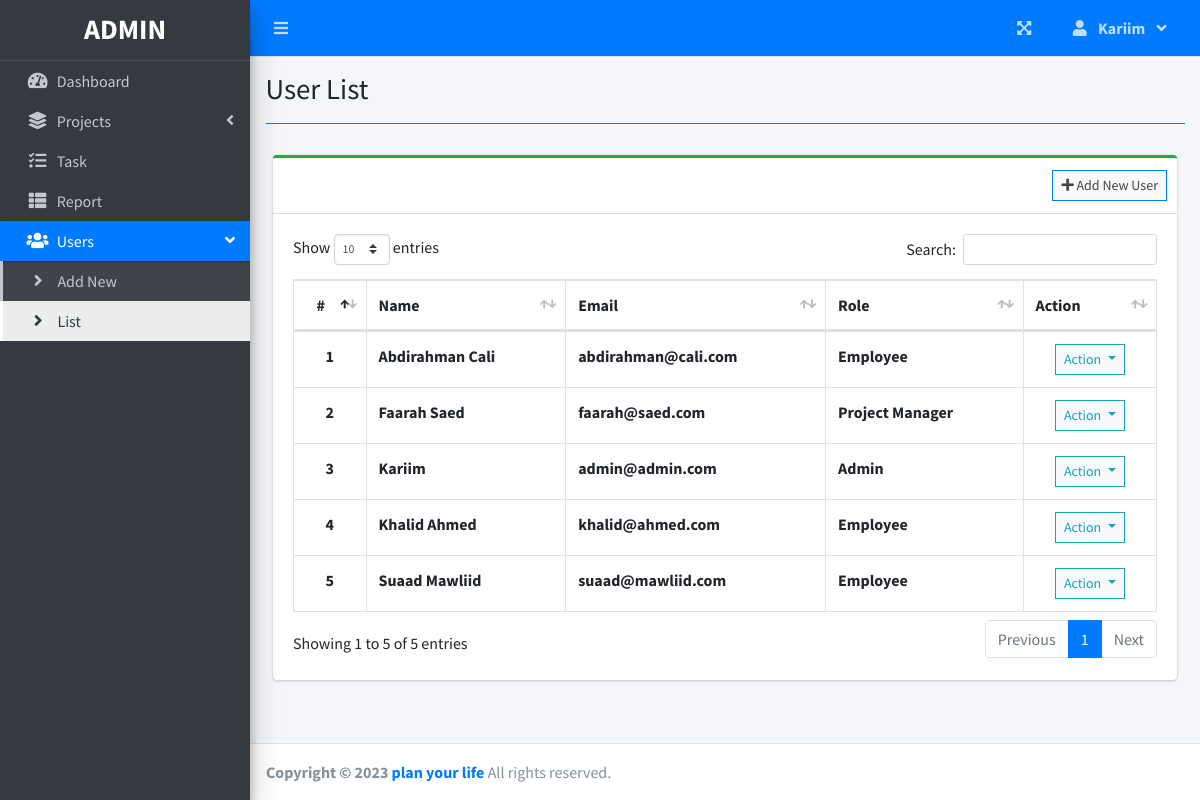
The page /index.php?page=user_list (signed in) on the database its author committed.
### tables this page shows
CREATE TABLE `users` (
  `id` int(30) NOT NULL,
  `firstname` varchar(200) NOT NULL,
  `lastname` varchar(200) NOT NULL,
  `email` varchar(200) NOT NULL,
  `password` text NOT NULL,
  `type` tinyint(1) NOT NULL DEFAULT 2 COMMENT '1 = admin, 2 = staff',
  `avatar` text NOT NULL DEFAULT 'no-image-available.png',
  `date_created` datetime NOT NULL DEFAULT current_timestamp()
);

### user_list.php (the view, shortened to what this page needs)
<?php include'db_connect.php' ?>
<div class="col-lg-12">
	<div class="card card-outline card-success">
		<div class="card-header">
			<div class="card-tools">
				<a class="btn btn-block btn-sm btn-default btn-flat border-primary" href="./index.php?page=new_user"><i class="fa fa-plus"></i> Add New User</a>
			</div>
		</div>
		<div class="card-body">
			<table class="table tabe-hover table-bordered" id="list">
				<thead>
					<tr>
						<th class="text-center">#</th>
						<th>Name</th>
						<th>Email</th>
						<th>Role</th>
						<th>Action</th>
					</tr>
				</thead>
				<tbody>
					<?php
					$i = 1;
					$type = array('',"Admin","Project Manager","Employee");
					$qry = $conn->query("SELECT *,concat(firstname,' ',lastname) as name FROM users order by concat(firstname,' ',lastname) asc");
					while($row= $qry->fetch_assoc()):
					?>
					<tr>
						<th class="text-center"><?php echo $i++ ?></th>
						<td><b><?php echo ucwords($row['name']) ?></b></td>
						<td><b><?php echo $row['email'] ?></b></td>
						<td><b><?php echo $type[$row['type']] ?></b></td>
						<td class="text-center">
							<button type="button" class="btn btn-default btn-sm btn-flat border-info wave-effect text-info dropdown-toggle" data-toggle="dropdown" aria-expanded="true">
		                      Action
		                    </button>
						</td>
					</tr>
				<?php endwhile; ?>
				</tbody>
			</table>
		</div>
	</div>
</div>

### index.php (shortened to what this page needs)
<!DOCTYPE html>
<html lang="en">
<?php
	include 'header.php'
?>
<body class="hold-transition sidebar-mini layout-fixed layout-navbar-fixed layout-footer-fixed">
<div class="wrapper">
  <?php include 'topbar.php' ?>
  <?php include 'sidebar.php' ?>
  <div class="content-wrapper">
    <div class="content-header">
      <div class="container-fluid">
        <div class="row mb-2">
          <div class="col-sm-6">
            <h1 class="m-0"><?php echo $title ?></h1>
          </div>
        </div>
            <hr class="border-primary">
      </div>
    </div>
    <section class="content">
      <div class="container-fluid">
         <?php
            $page = isset($_GET['page']) ? $_GET['page'] : 'home';
            if(!file_exists($page.".php")){
                include '404.html';
            }else{
            include $page.'.php';
            }
          ?>
      </div>
    </section>
  </div>
  <footer class="main-footer">
    <strong>Copyright &copy; 2023 <a href="https://www.campcodes.com/">plan your life</a></strong>
    All rights reserved.
  </footer>
</div>
</body>
</html>

### header.php (shortened to what this page needs)
<head>
  <?php
  $title = isset($_GET['page']) ? ucwords(str_replace("_", ' ', $_GET['page'])) : "Home";
  ?>
  <link rel="stylesheet" href="assets/plugins/fontawesome-free/css/all.min.css">
  <link rel="stylesheet" href="assets/plugins/overlayScrollbars/css/OverlayScrollbars.min.css">
  <link rel="stylesheet" href="assets/plugins/datatables-bs4/css/dataTables.bootstrap4.min.css">
  <link rel="stylesheet" href="assets/plugins/datatables-responsive/css/responsive.bootstrap4.min.css">
  <link rel="stylesheet" href="assets/plugins/datatables-buttons/css/buttons.bootstrap4.min.css">
  <link rel="stylesheet" href="assets/plugins/select2/css/select2.min.css">
  <link rel="stylesheet" href="assets/plugins/select2-bootstrap4-theme/select2-bootstrap4.min.css">
  <link rel="stylesheet" href="assets/plugins/sweetalert2-theme-bootstrap-4/bootstrap-4.min.css">
  <link rel="stylesheet" href="assets/plugins/toastr/toastr.min.css">
  <link rel="stylesheet" href="assets/plugins/dropzone/min/dropzone.min.css">
  <link rel="stylesheet" href="assets/dist/css/jquery.datetimepicker.min.css">
  <link rel="stylesheet" href="assets/plugins/icheck-bootstrap/icheck-bootstrap.min.css">
  <link rel="stylesheet" href="assets/plugins/bootstrap4-toggle/css/bootstrap4-toggle.min.css">
  <link rel="stylesheet" href="assets/dist/css/adminlte.min.css">
  <link rel="stylesheet" href="assets/dist/css/styles.css">
  <link rel="stylesheet" href="assets/plugins/summernote/summernote-bs4.min.css">
</head>

### topbar.php (shortened to what this page needs)
<nav class="main-header navbar navbar-expand navbar-primary navbar-dark ">
  <ul class="navbar-nav">
    <?php if(isset($_SESSION['login_id'])): ?>
    <li class="nav-item">
      <a class="nav-link" data-widget="pushmenu" href="" role="button"><i class="fas fa-bars"></i></a>
    </li>
  <?php endif; ?>
    <li>
      <a class="nav-link text-white"  href="./" role="button"> <large><b><?php echo $_SESSION['system']['name'] ?></b></large></a>
    </li>
  </ul>
  <ul class="navbar-nav ml-auto">
    <li class="nav-item">
      <a class="nav-link" data-widget="fullscreen" href="#" role="button">
        <i class="fas fa-expand-arrows-alt"></i>
      </a>
    </li>
   <li class="nav-item dropdown">
          <a class="nav-link"  data-toggle="dropdown" aria-expanded="true" href="javascript:void(0)">
            <span>
              <div class="d-felx badge-pill">
                <span class="fa fa-user mr-2"></span>
                <span><b><?php echo ucwords($_SESSION['login_firstname']) ?></b></span>
                <span class="fa fa-angle-down ml-2"></span>
              </div>
            </span>
          </a>
    </li>
  </ul>
</nav>

### sidebar.php (shortened to what this page needs)
<aside class="main-sidebar sidebar-dark-primary elevation-4">
  <div class="dropdown">
 	<a href="./" class="brand-link">
      <?php if($_SESSION['login_type'] == 1): ?>
      <h3 class="text-center p-0 m-0"><b>ADMIN</b></h3>
      <?php else: ?>
      <h3 class="text-center p-0 m-0"><b>USER</b></h3>
      <?php endif; ?>
  </a>
  </div>
  <div class="sidebar pb-4 mb-4">
    <nav class="mt-2">
      <ul class="nav nav-pills nav-sidebar flex-column nav-flat" data-widget="treeview" role="menu" data-accordion="false">
        <li class="nav-item dropdown">
          <a href="./" class="nav-link nav-home">
            <i class="nav-icon fas fa-tachometer-alt"></i>
            <p>
              Dashboard
            </p>
          </a>
        </li>
        <li class="nav-item">
          <a href="#" class="nav-link nav-edit_project nav-view_project">
            <i class="nav-icon fas fa-layer-group"></i>
            <p>
              Projects
              <i class="right fas fa-angle-left"></i>
            </p>
          </a>
        </li>
        <li class="nav-item">
              <a href="./index.php?page=task_list" class="nav-link nav-task_list">
                <i class="fas fa-tasks nav-icon"></i>
                <p>Task</p>
              </a>
        </li>
        <?php if($_SESSION['login_type'] != 3): ?>
         <li class="nav-item">
              <a href="./index.php?page=reports" class="nav-link nav-reports">
                <i class="fas fa-th-list nav-icon"></i>
                <p>Report</p>
              </a>
        </li>
        <?php endif; ?>
        <?php if($_SESSION['login_type'] == 1): ?>
        <li class="nav-item">
          <a href="#" class="nav-link nav-edit_user">
            <i class="nav-icon fas fa-users"></i>
            <p>
              Users
              <i class="right fas fa-angle-left"></i>
            </p>
          </a>
          <ul class="nav nav-treeview">
            <li class="nav-item">
              <a href="./index.php?page=new_user" class="nav-link nav-new_user tree-item">
                <i class="fas fa-angle-right nav-icon"></i>
                <p>Add New</p>
              </a>
            </li>
            <li class="nav-item">
              <a href="./index.php?page=user_list" class="nav-link nav-user_list tree-item">
                <i class="fas fa-angle-right nav-icon"></i>
                <p>List</p>
              </a>
            </li>
          </ul>
        </li>
      <?php endif; ?>
      </ul>
    </nav>
  </div>
</aside>

### rows shown on the page
users: name "Abdirahman Cali", email "abdirahman@cali.com", type "Employee"
users: name "Faarah Saed", email "faarah@saed.com", type "Project Manager"
users: name "Kariim", email "admin@admin.com", type "Admin"
users: name "Khalid Ahmed", email "khalid@ahmed.com", type "Employee"
users: name "Suaad Mawliid", email "suaad@mawliid.com", type "Employee"

### other values the page prints
$_SESSION['login_firstname'] "Kariim"
$title "User List"
